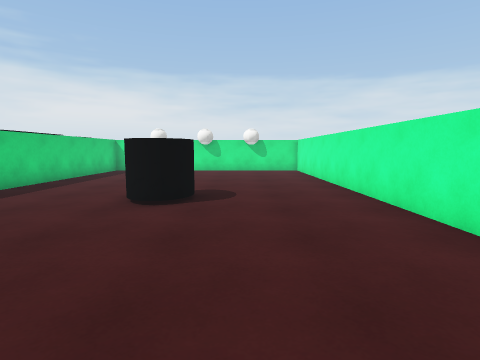
View 1 (above)

12 first-person views from a walk through a scene from a Unity 3-D project. The camera is 1.3 m above the floor, tilts 6° down and sees 80° across. The floor is counted in squares, 1 m on a side. Each view is taken from the middle of a square. On the plan, view 1 faces up. The plan holds only what a view shows up to about 13 squares ahead; the rest is blank. The place goes on beyond the plan. The player character is not drawn. Surface patterns are stand-ins for the level's own textures.

View 2
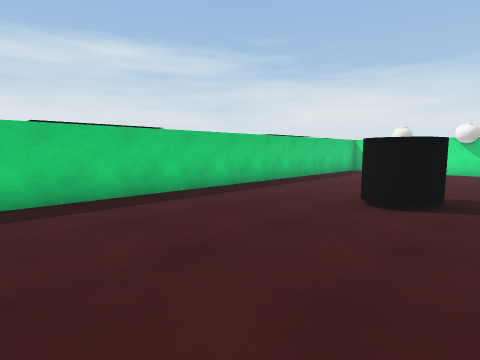

View 3
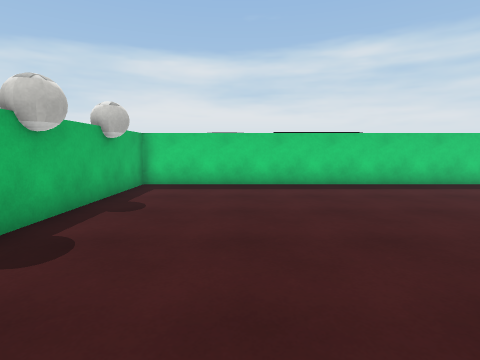

View 4
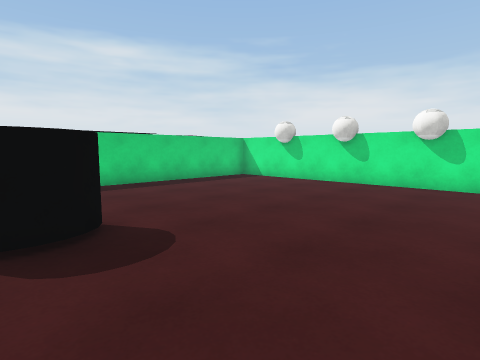

View 5
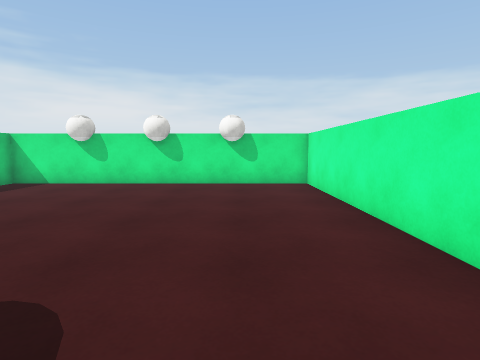

View 6
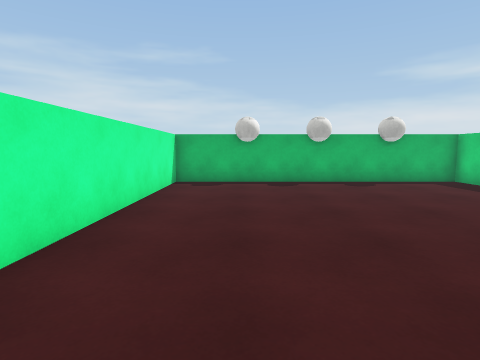

View 7
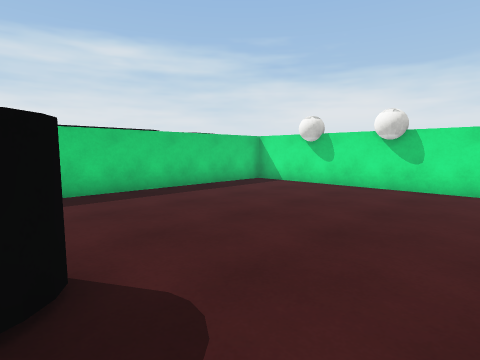

View 8
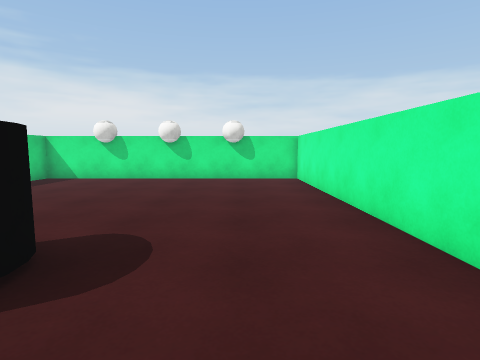

View 9
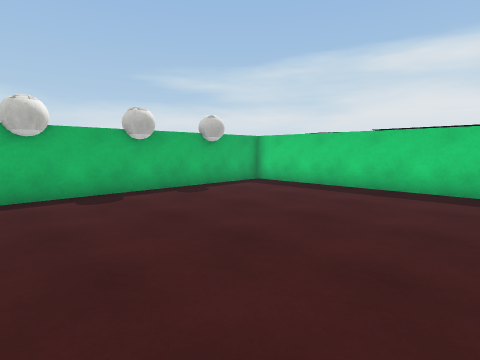

View 10
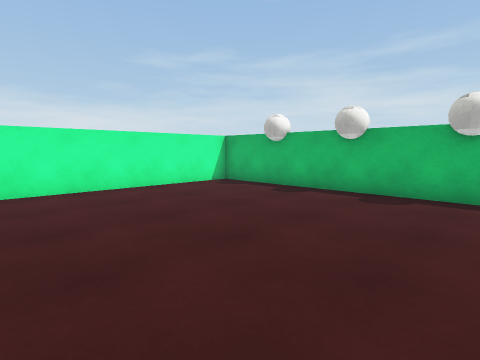

View 11
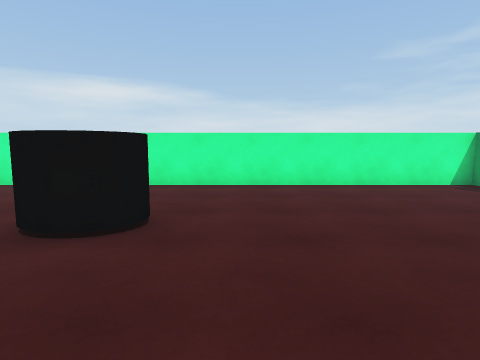

View 12
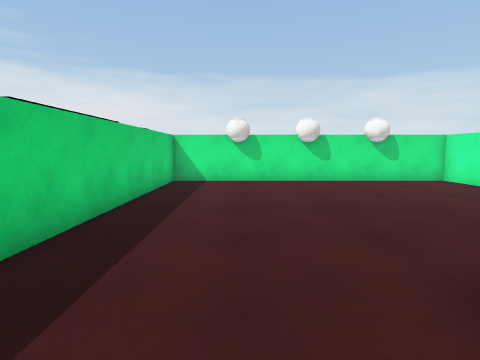

### Floor plan
Points are (right, up) in squares from view 1. A wall is a line through its corners. A room is listed if a view was taken in it or the views show most of it. See-through windows are left out.
Room 1 (views 1, 2, 3, 4, 5, 6, 7, 8, 9, 10, 11, 12)
walls: (-1.6, -3.7) (-0.4, -3.7); (-4.6, -3.7) (-3.4, -3.7); (-3.4, 18.1) (-4.5, 18.1); (-0.4, 18.1) (-1.6, 18.1); (1.4, -3.7) (3.6, -3.7) (3.6, 18.1) (1.4, 18.1); (-5.4, 18.1) (-7.8, 18.1) (-7.8, -3.7) (-5.4, -3.7)
objects: other object (-5, -4); other object (-5, 18); other object (-3, -4) to (-2, -4); other object (-3, 7) to (-2, 8); other object (-3, 18) to (-2, 18); other object (0, -4) to (1, -4); other object (0, 18) to (1, 18)

Positions as (right, up) in squares from view 1, and headings:
1: (0, 0), facing up
2: (0, 0), facing up-left
3: (3, 0), facing left
4: (3, 7), facing up-left
5: (1, 7), facing up
6: (1, 8), facing down
7: (1, 8), facing up-left
8: (1, 5), facing up
9: (2, 5), facing down-left
10: (-6, 5), facing down-right
11: (-7, 5), facing right
12: (-5, 6), facing up
